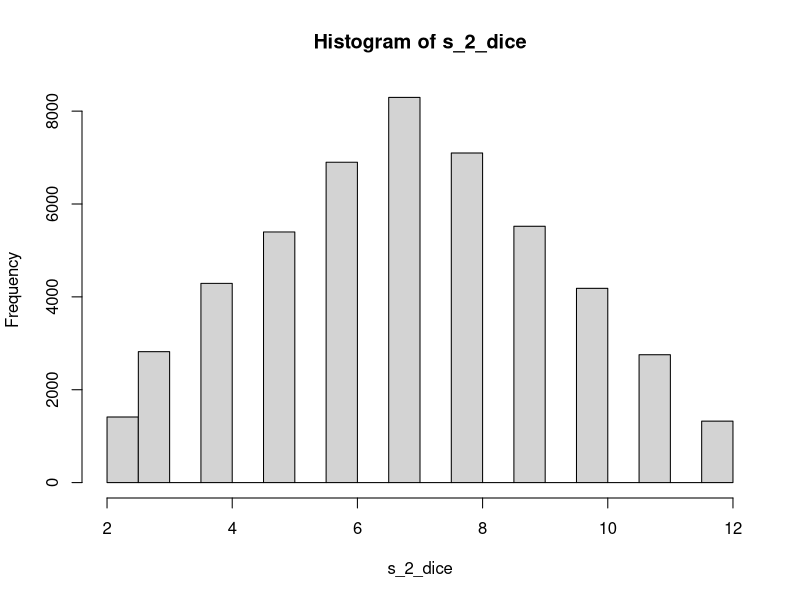
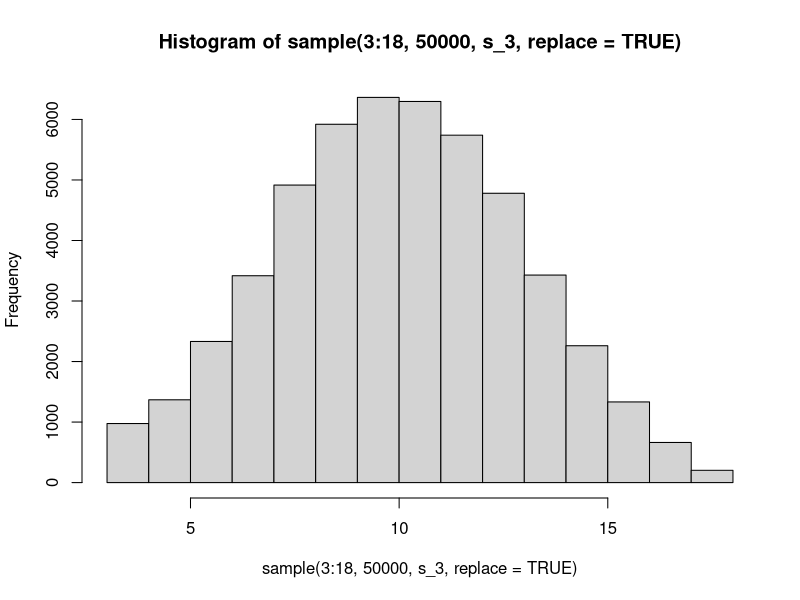
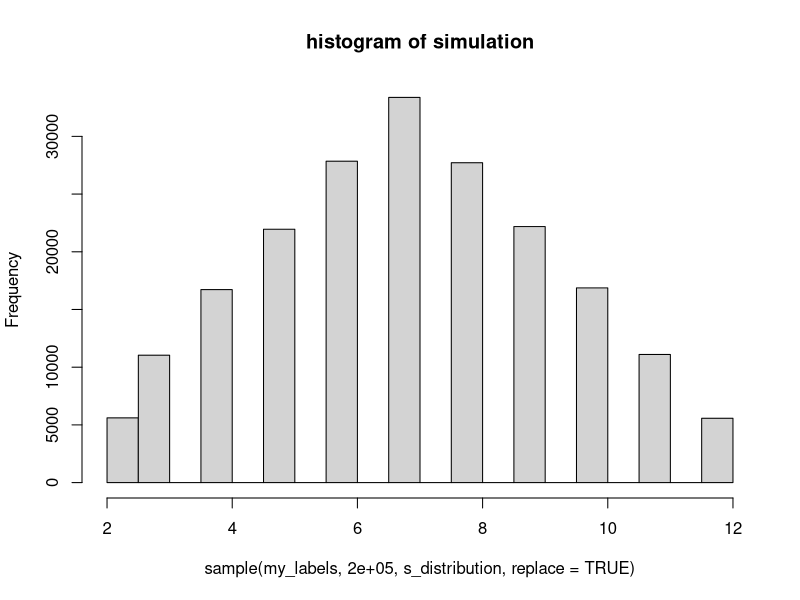
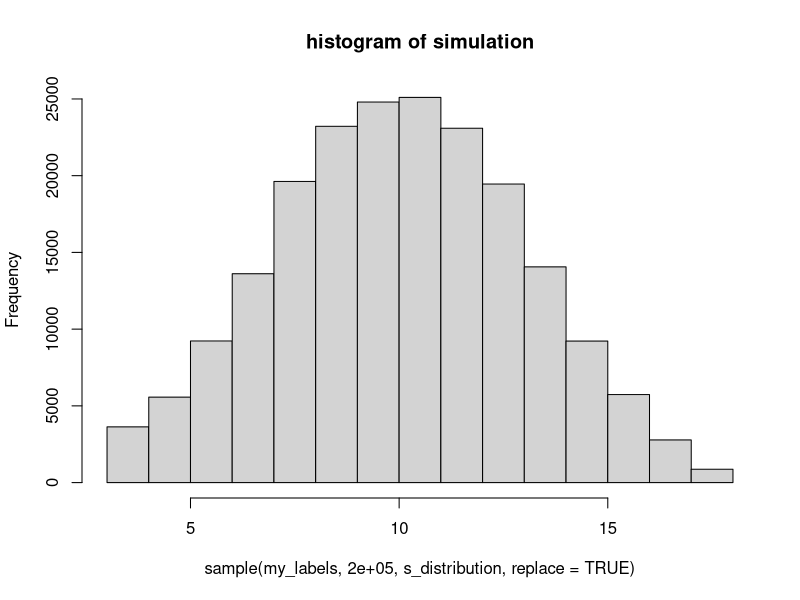
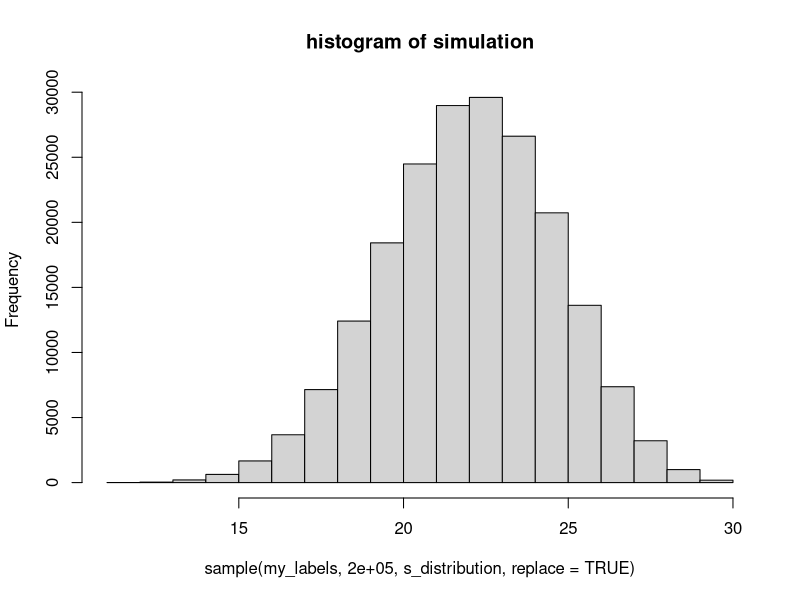
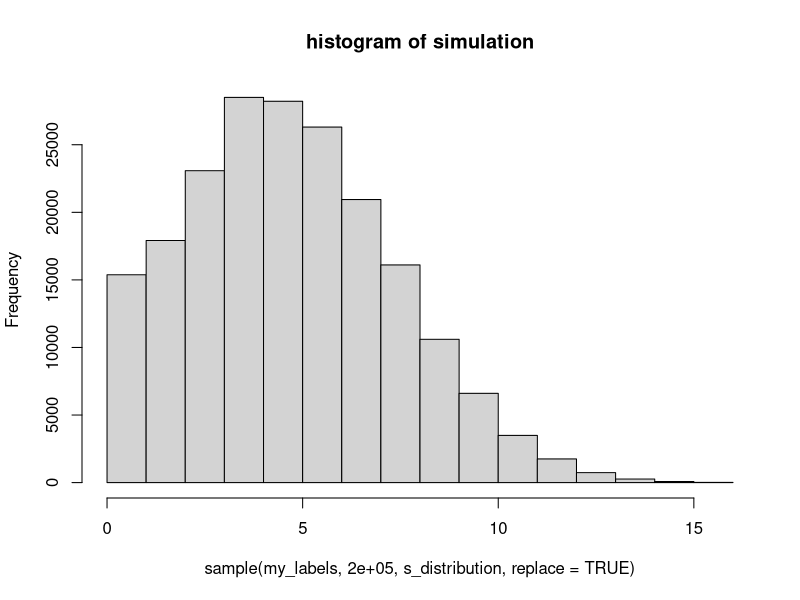
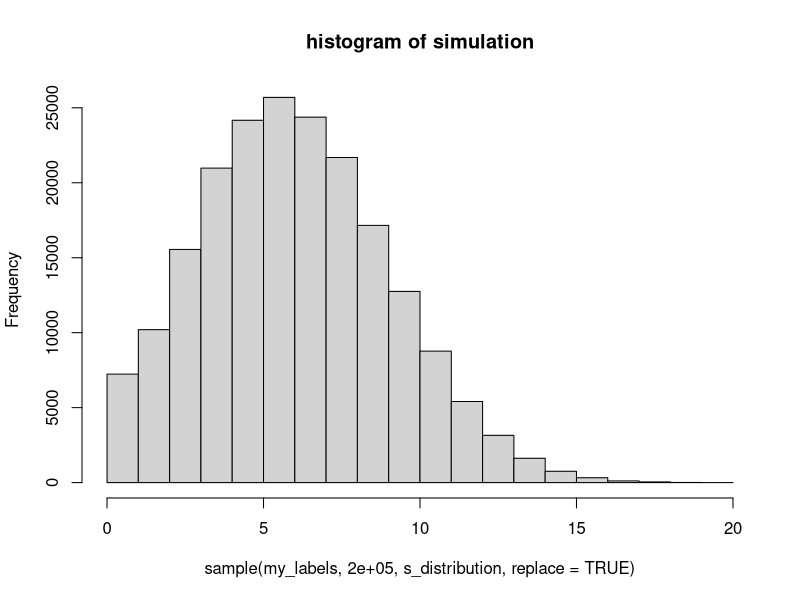
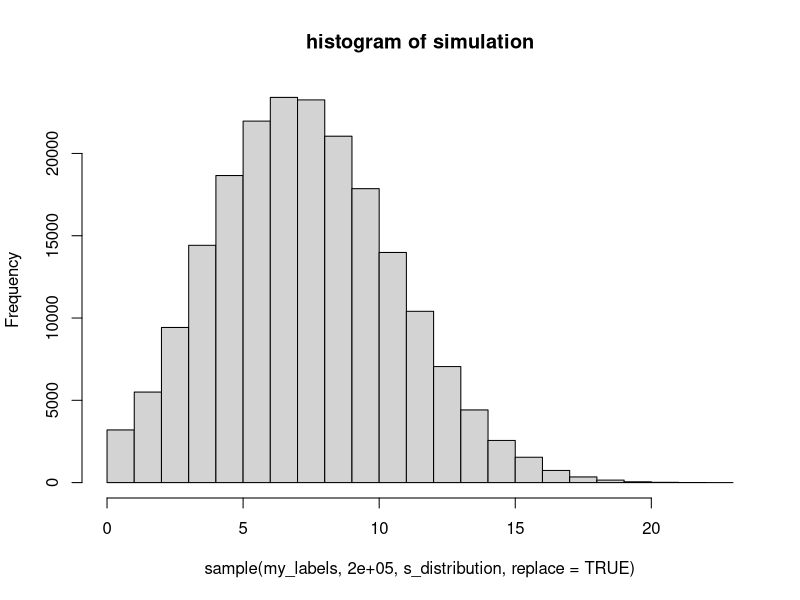

The R script that drew these images, in order:
## ---- chunk 1
knitr::opts_chunk$set(echo = TRUE)
## ---- chunk 2
library(tidyverse)
library(dplyr)
library(knitr)
## ---- chunk 3
# X1
x_1 <- c(rep(1/6, 6))
# x2
x_2 <- c(rep(1/6, 6))
# S2=x1+x2
s_2 <- convolve(x_1, x_2, type = "open")
s_2
## ---- chunk 4
## sanity check sum 2, 12 should equal 1/6*1/6
dice_add_to_2 <- s_2[1]
dice_add_to_12 <- s_2[11]
round(dice_add_to_2, 2) == round(dice_add_to_12, 2)
round(1/36, 2) == round(dice_add_to_2, 2)


## visual check
s_2_dice <- sample(2:12, 50000, s_2, replace = TRUE)
hist(s_2_dice)

## ---- chunk 5
# s3
s_3 <- convolve(s_2,rev(x_2), type = "open")
hist(sample(3:18, 50000, s_3, replace = TRUE))
## ---- chunk 6
my_n_fold_convolution <- function(s, prob, labels, start, stop)
{
    fold <- 2
    s_distribution <- prob
    while (fold <= s)
    {
        s_distribution <- convolve(prob, rev(s_distribution), conj = TRUE, 
            type = "open")
        fold <- fold + 1
    }
    labels_start <- s * start
    label_end <- s * stop
    my_labels <- labels_start:label_end
    hist(sample(my_labels, 2e+05, s_distribution, replace = TRUE), main = "histogram of simulation")
    return(s_distribution)
}
## ---- chunk 7
dice <- 1:6
my_s2 <- my_n_fold_convolution(2, x_2, dice, 1, 6)
my_s3 <- my_n_fold_convolution(3, x_2, dice, 1, 6)
kable(as_data_frame(cbind(my_s3, s3 = s_3 ,my_s2, s2 = s_2)))
## ---- chunk 8
winnings_dist <- my_n_fold_convolution(s = 10, prob = c(1/4, 1/4, 1/2), 
    labels = c(1, 2, 3), start = 1, stop = 3)
winnings_dist
## ---- chunk 9
our_probability <- c(0.4, 0.2, 0.2, 0.1, 0.1)
my_labels <- 0:4
start <- 0
end <- 4
## ---- chunk 10
four_games <- my_n_fold_convolution(s = 4, prob = our_probability, labels = my_labels, 
    start = 0, stop =  4)
five_games <- my_n_fold_convolution(s = 5, prob = our_probability, labels = my_labels, 
    start = 0, stop = 4)
six_games <- my_n_fold_convolution(s = 6, prob = our_probability, labels = my_labels, 
    start = 0, stop = 4)
seven_games <- my_n_fold_convolution(s = 7 , prob = our_probability, labels = my_labels, 
    start = 0, stop = 4)
## ---- chunk 11
expected_hits_fourgames <- as_data_frame(cbind(four_games, hits = start:(end * 
    4)))
kable(expected_hits_fourgames)
## ---- chunk 12
print(0.4^4)
print(0.1^4)
## ---- chunk 13
# 5 games
expected_hits_fivegames <- as_data_frame(cbind(five_games, hits = start:(end * 
    5)))
kable(expected_hits_fivegames)
# 6 games
expected_hits_sixgames <- as_data_frame(cbind(six_games, hits = start:(end * 
    6)))
kable(expected_hits_sixgames)
# 7 games
expected_hits_sevengames <- as_data_frame(cbind(seven_games, hits = start:(end * 
    7)))
kable(expected_hits_sevengames)
## ---- chunk 14
expected_hits_fourgames
# calculate hits needed 4 games
four_gamesba <- 7/16
# filter and summarize
expected_hits_fourgames %>% filter(hits >= 7) %>% summarize(sum(four_games))
# calculate hits needed 5 games
five_gamesba <- 8/20
# filter and summarize
expected_hits_fivegames %>% filter(hits >= 8) %>% summarize(sum(five_games))
# calculate hits needed 6 games
six_gamesba <- 10/24
# filter and summarize
expected_hits_sixgames %>% filter(hits >= 10) %>% summarize(sum(six_games))
# calculate hits needed 7 games
seven_gamesba <- 12/28
# filter and summarize
expected_hits_sevengames %>% filter(hits >= 12) %>% summarize(sum(seven_games))
## ---- chunk 15
# Rebuild function without simulation graph
my_n_fold_convolution <- function(s, prob, labels, start, stop)
{
    fold <- 2
    s_distribution <- prob
    while (fold <= s)
    {
        s_distribution <- convolve(prob, rev(s_distribution), conj = TRUE, 
            type = "open")
        fold <- fold + 1
    }
    # print(s_distribution)
    labels_start <- s * start
    label_end <- s * stop
    my_labels <- labels_start:label_end
    return(s_distribution)
}
## ---- chunk 16
## simulation
set.seed(5)
batting_avg_longterm <- sample(0:4, 365, our_probability, replace = TRUE)
sum(batting_avg_longterm)/(length(batting_avg_longterm) * 4)
## ---- chunk 17
# Solution A
total_career_hit_distribution <- my_n_fold_convolution(s = 1650, prob = our_probability, 
    my_labels, 0, 4)
my_df <- as_data_frame(cbind(total_career_hit_distribution, (0:6600)))
## expected value of hits at .500 of distribution
sum(my_df$total_career_hit_distribution[0:2145])
## 2145 hits/ 6600 total ab
2145/6600

# Alternative solution
my_cdf <- dplyr::as_data_frame(cbind(cumsum(my_df$total_career_hit_distribution), 
    my_df$V1))
my_cdf %>% filter(V1 > 0.5 & V1 < 0.51)
